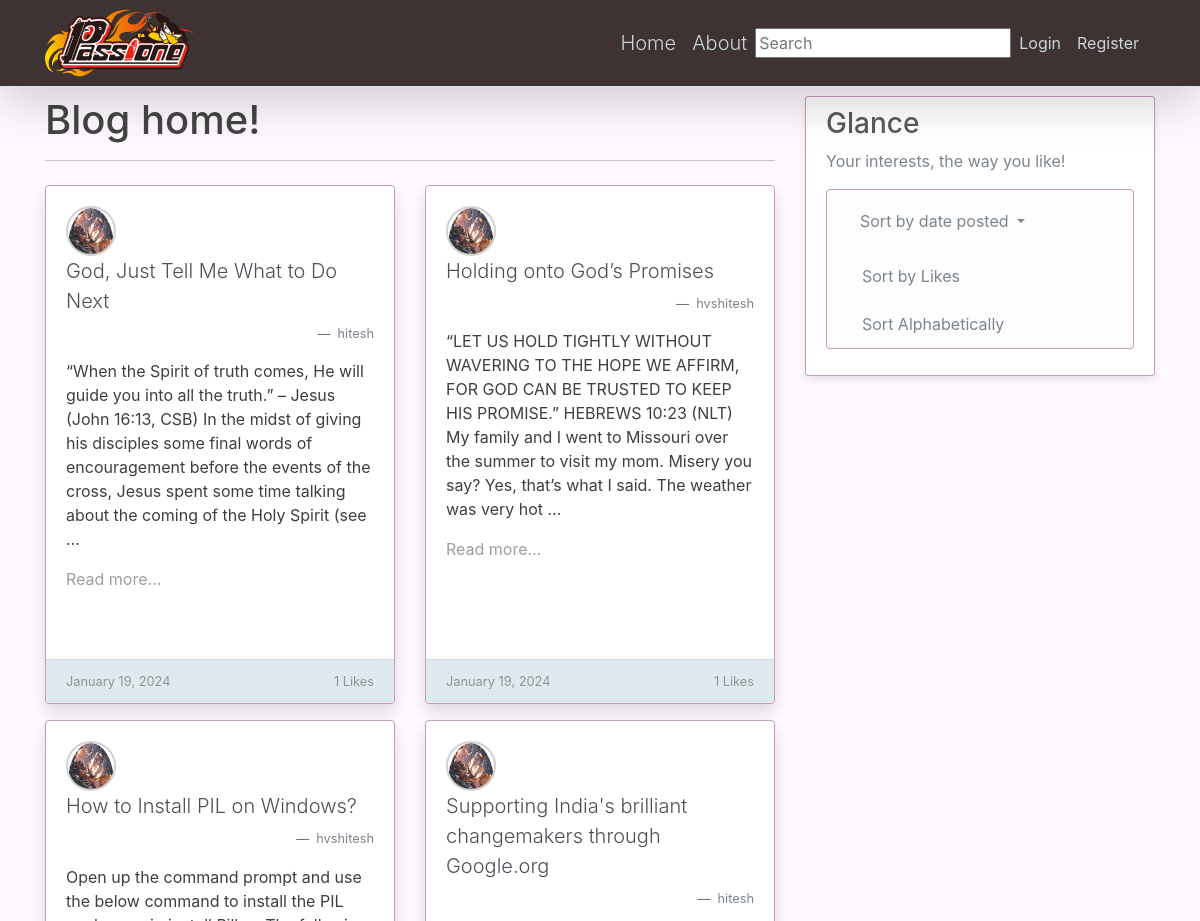
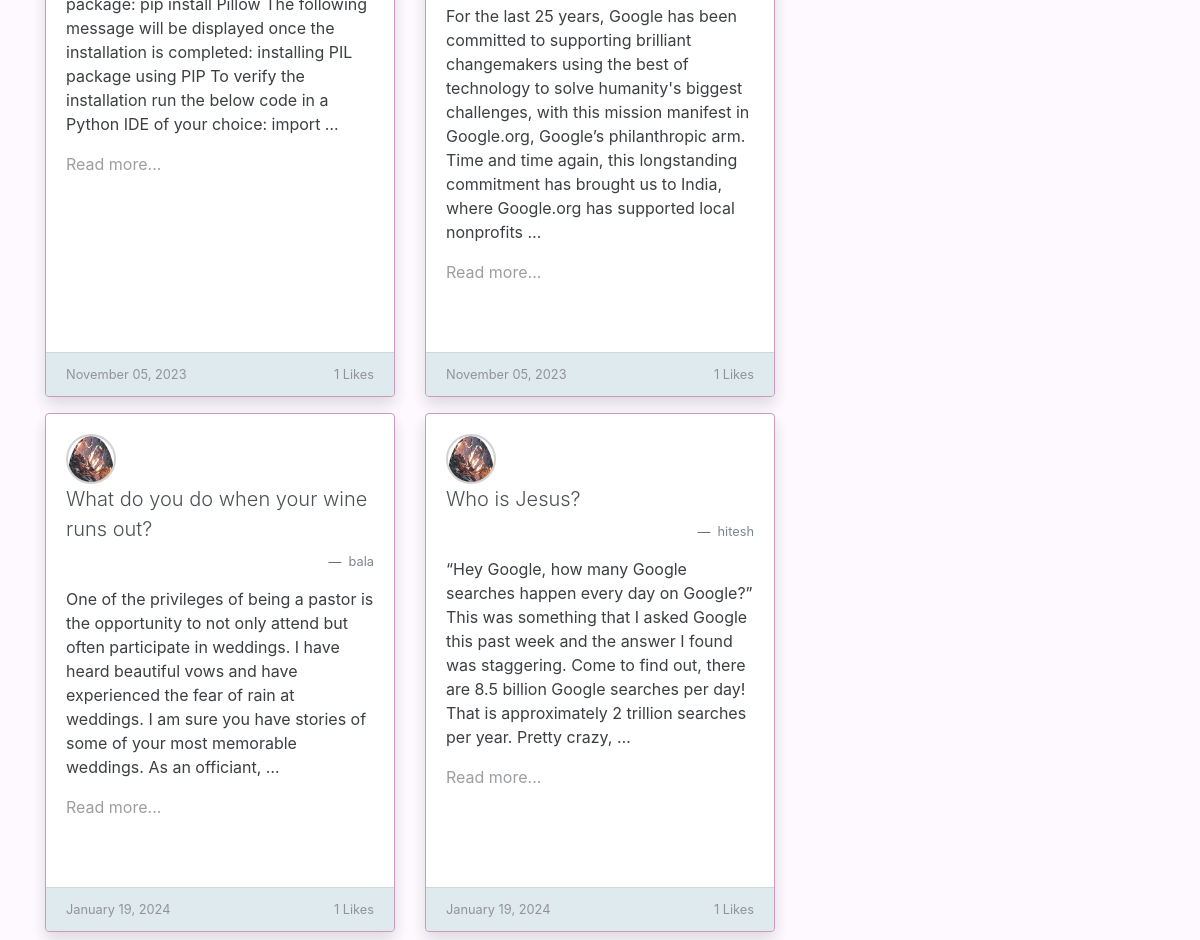
The page /?sort_by=title on the database its author committed (2 pictures, top to bottom).
### blog/models.py (models this page shows, shortened)
class Post(models.Model):
	title = models.CharField(max_length=100)
	content = models.TextField()
	date_posted = models.DateTimeField(default=timezone.now)
	author = models.ForeignKey(User, on_delete=models.CASCADE)  #, a ForeignKey is a field used to create a many-to-one relationship between two models in a database.
	likes = models.ManyToManyField(User, related_name='liked_posts')
	category = models.ForeignKey(Category, on_delete=models.SET_NULL, null=True)

### user_authentication/models.py (models this page shows, shortened)
class Profile(models.Model):
	user = models.OneToOneField(User, on_delete=models.CASCADE)
	image = models.ImageField(default='default.jpg', upload_to='profile_pics')

### blog/views.py (the view)
# urls.py: path('', PostListView.as_view(), name = 'blog-home'),
class PostListView(ListView):
    model = Post
    template_name = 'blog/home.html'    #<app>/<model>_<viewtype>.html
    context_object_name = 'posts'
    ordering = ['-date_posted']   #orders the posts from oldest to newest, but if '-' then newest to oldest
    paginate_by = 8
    def get_context_data(self, **kwargs):
        context =super().get_context_data(**kwargs)
        if not self.object_list:
            context['posts'] = []
        sort_by = self.request.GET.get('sort_by', 'newest')
        if sort_by not in ['title', 'likes', 'newest', 'oldest']:
            sort_by = 'newest'
        if self.request.user.is_authenticated:
            user = self.request.user
            context['liked_posts'] = self.request,user.liked_posts.all()
        return context
    def get_queryset(self):
        sort_by = self.request.GET.get('sort_by','newest')
        if sort_by == 'title':
            return Post.objects.order_by('title')
        elif sort_by == 'likes' :
            return Post.objects.order_by('-likes')
        elif sort_by == 'newest':
            return Post.objects.order_by('-date_posted')
        elif sort_by == 'oldest':
            return Post.objects.order_by('date_posted')

### blog/templates/blog/home.html (shortened to what this page needs)
{% extends "blog/base.html" %}
{% block content %}
  <h1>Blog home!</h1>
<hr>
<div class="row g-4">
  {% for post in posts %}
    <div class="col-md-6 g-3 mb-4" style="width: auto;">
      <div class="card border-subtle h-100 mt-3 mb-3 shadow" style="border-color: #c38eb4;">
        <div class="card-body">
          <a class="card-title lead text-dark" href="{% url 'post-detail' post.id %}">
            <div class="icon-container"><img class="circular-icon" src="{{ post.author.profile.image.url }}"></div>
            {{ post.title }}
          </a>
          <figcaption class="blockquote-footer text-body-secondary text-right mt-2">
            <a class="text-muted" href="{% url 'user-posts' post.author.username %}">{{ post.author }}</a>
          </figcaption>
          <p class="card-text mt-3">{{ post.content|truncatewords:50 }}</p>
          <p style="opacity: 50%;">Read more...</p>
        </div>
        <div class="card-footer d-flex justify-content-between" style="background-color: #cddee5; opacity: 0.7;">
          <small class="text-body-secondary">{{ post.date_posted|date:"F d, Y" }}</small>
          <small class="text-body-secondary">{{ post.likes.count }} Likes</small>
        </div>
      </div>
    </div>
    {% if forloop.counter|divisibleby:2 and not forloop.last %}
      </div><div class="row g-4">
    {% endif %}
  {% endfor %}
</div>
{% endblock content %}

### blog/static/blog/main.css (style rules this page uses)
h1, h2, h3, h4, h5, h6 { color: #444444; }

### blog/templates/blog/base.html (style rules this page uses)
body { background-color: #fef8ff; background-image: url('/media/background.png'); background-repeat: no-repeat; background-attachment: fixed; }
.card { box-shadow: 0 4px 8px rgba(0, 0, 0, 0.1); transition: box-shadow 0.3s ease; }
hr { height: 1px; color: #123455; background-color: #123455; border: none; }

### blog/templates/blog/home.html (style rules this page uses)
.border-subtle { border: 1px solid #c38eb4; transition: transform 0.3s, box-shadow 0.3s; }
.card { opacity: 88%; }
.icon-container { width: 50px; height: 50px; overflow: hidden; border-radius: 50%; border: 2px solid #ccc; }
.circular-icon { width: 100%; height: auto; border-radius: 50%; }

### rows shown on the page
Post: author.profile.image (placeholder picture), title "God, Just Tell Me What to Do Next", author "hitesh", content "“When the Spirit of truth comes, He will guide you into all the truth.” – Jesus (John 16:13, CSB) In the midst of giving his disciples some final words of encouragement before the events of the cross, Jesus spent some time talking about the coming of the Holy Spirit (see …", date_posted "January 19, 2024", likes.count "1"
Post: author.profile.image (placeholder picture), title "Holding onto God’s Promises", author "hvshitesh", content "“LET US HOLD TIGHTLY WITHOUT WAVERING TO THE HOPE WE AFFIRM, FOR GOD CAN BE TRUSTED TO KEEP HIS PROMISE.” HEBREWS 10:23 (NLT) My family and I went to Missouri over the summer to visit my mom. Misery you say? Yes, that’s what I said. The weather was very hot …", date_posted "January 19, 2024", likes.count "1"
Post: author.profile.image (placeholder picture), title "How to Install PIL on Windows?", author "hvshitesh", content "Open up the command prompt and use the below command to install the PIL package: pip install Pillow The following message will be displayed once the installation is completed: installing PIL package using PIP To verify the installation run the below code in a Python IDE of your choice: import …", date_posted "November 05, 2023", likes.count "1"
Post: author.profile.image (placeholder picture), title "Supporting India's brilliant changemakers through Google.org", author "hitesh", content "For the last 25 years, Google has been committed to supporting brilliant changemakers using the best of technology to solve humanity's biggest challenges, with this mission manifest in Google.org, Google’s philanthropic arm. Time and time again, this longstanding commitment has brought us to India, where Google.org has supported local nonprofits …", date_posted "November 05, 2023", likes.count "1"
Post: author.profile.image (placeholder picture), title "What do you do when your wine runs out?", author "bala", content "One of the privileges of being a pastor is the opportunity to not only attend but often participate in weddings. I have heard beautiful vows and have experienced the fear of rain at weddings. I am sure you have stories of some of your most memorable weddings. As an officiant, …", date_posted "January 19, 2024", likes.count "1"
Post: author.profile.image (placeholder picture), title "Who is Jesus?", author "hitesh", content "“Hey Google, how many Google searches happen every day on Google?” This was something that I asked Google this past week and the answer I found was staggering. Come to find out, there are 8.5 billion Google searches per day! That is approximately 2 trillion searches per year. Pretty crazy, …", date_posted "January 19, 2024", likes.count "1"
